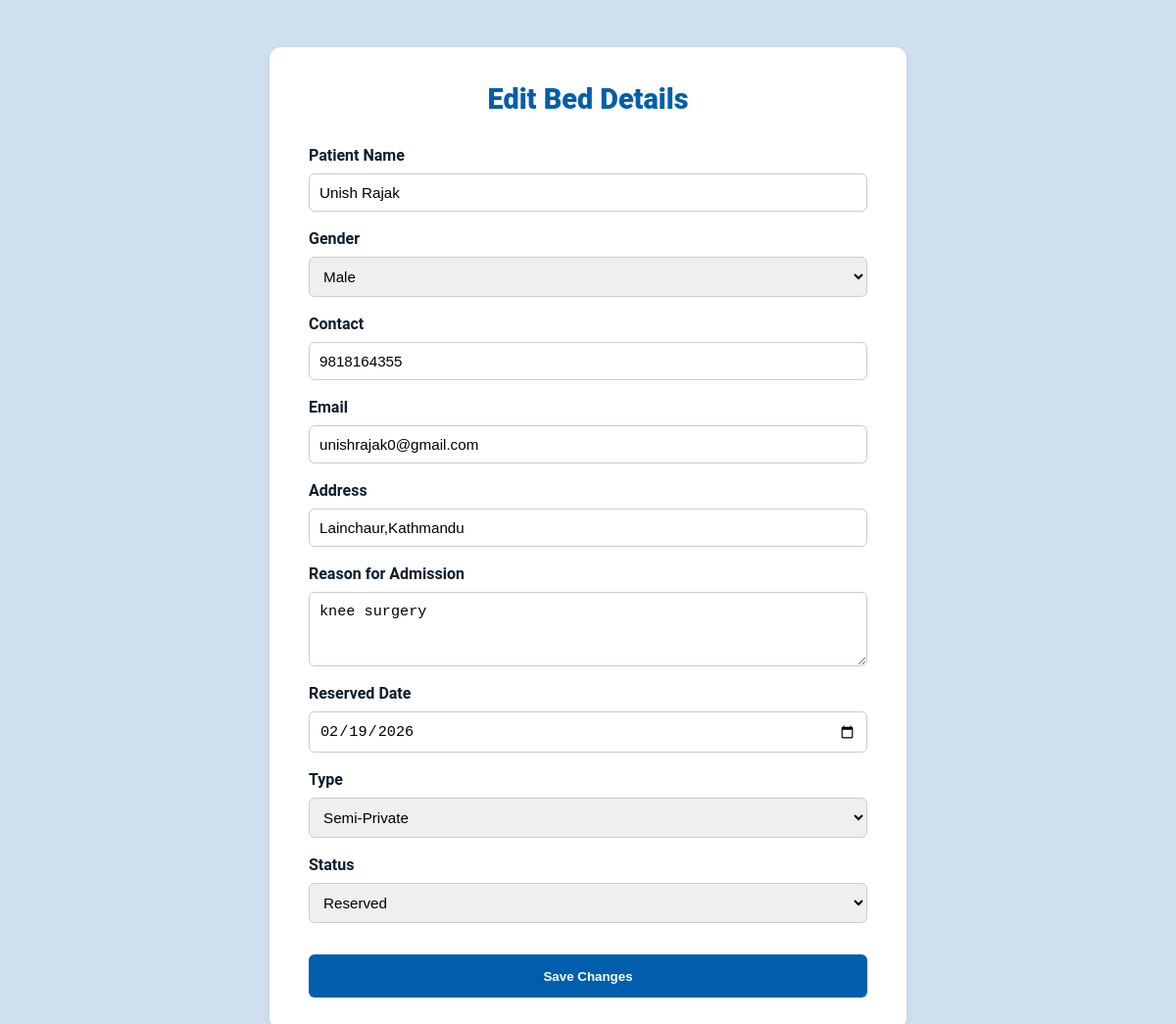
Page /Admin/edit_bed.php?id=21 (signed in) on the committed database.
### tables this page shows
CREATE TABLE `beds` (
  `bed_id` int NOT NULL,
  `user_id` int DEFAULT NULL,
  `patient_name` varchar(100) DEFAULT NULL,
  `gender` enum('male','female','other') DEFAULT NULL,
  `contact` varchar(20) DEFAULT NULL,
  `email` varchar(100) DEFAULT NULL,
  `address` varchar(255) DEFAULT NULL,
  `reason_for_admission` text,
  `reserved_date` date DEFAULT NULL,
  `type` enum('General','Semi-Private','Private') NOT NULL DEFAULT 'General',
  `status` enum('Empty','Reserved','Occupied','Out of Order') NOT NULL DEFAULT 'Empty',
  `created_at` timestamp NULL DEFAULT CURRENT_TIMESTAMP,
  `updated_at` timestamp NULL DEFAULT CURRENT_TIMESTAMP ON UPDATE CURRENT_TIMESTAMP
);

### src/Admin/edit_bed.php (the view, shortened to what this page needs)
<?php
include("../config/db.php");
$bed_id = (int) $_GET['id'];
$stmt = $conn->prepare("SELECT * FROM beds WHERE bed_id = ?");
$stmt->bind_param("i", $bed_id);
$stmt->execute();
$result = $stmt->get_result();
$bed = $result->fetch_assoc();
function e($val) {
    return htmlspecialchars((string) $val, ENT_QUOTES, 'UTF-8');
}
?>
<!DOCTYPE html>
<html lang="en">
<head>
</head>
<body>
<div class="form-container">
  <h2>Edit Bed Details</h2>
  <form method="POST" class="form-grid" id="bedForm" onsubmit="return validateForm();">
    <div class="form-group">
      <label>Patient Name</label>
      <input type="text" name="patient_name" value="<?php echo e($bed['patient_name']); ?>">
    </div>
    <div class="form-group">
      <label>Gender</label>
      <select name="gender">
        <option value="male" <?php echo $bed['gender'] === 'male' ? 'selected' : ''; ?>>Male</option>
      </select>
    </div>
    <div class="form-group">
      <label>Contact</label>
      <input type="text" name="contact" value="<?php echo e($bed['contact']); ?>">
    </div>
    <div class="form-group">
      <label>Email</label>
      <input type="email" name="email" value="<?php echo e($bed['email']); ?>">
    </div>
    <div class="form-group">
      <label>Address</label>
      <input type="text" name="address" value="<?php echo e($bed['address']); ?>">
    </div>
    <div class="form-group">
      <label>Reason for Admission</label>
      <textarea name="reason_for_admission" rows="3"><?php echo e($bed['reason_for_admission']); ?></textarea>
    </div>
    <div class="form-group">
      <label>Reserved Date</label>
      <input type="date" name="reserved_date" value="<?php echo e($bed['reserved_date']); ?>">
    </div>
    <div class="form-group">
      <label>Type</label>
      <select name="type">
        <option value="Semi-Private" <?php echo $bed['type'] === 'Semi-Private' ? 'selected' : ''; ?>>Semi-Private</option>
      </select>
    </div>
    <div class="form-group">
      <label>Status</label>
      <select name="status" id="statusSelect">
        <option value="Reserved" <?php echo $bed['status'] === 'Reserved' ? 'selected' : ''; ?>>Reserved</option>
      </select>
    </div>
    <button type="submit">Save Changes</button>
  </form>
</div>
</body>
</html>

### src/Admin/edit_bed.php (style rules this page uses)
* { box-sizing: border-box; margin: 0; padding: 0; }
body { font-family: Roboto, Segoe UI, sans-serif; background: #cfe1f0; color: #0b1e2d; line-height: 1.5; }
.form-container { max-width: 650px; margin: 3rem auto; background: #fff; padding: 2rem 2.5rem; border-radius: 12px; box-shadow: 0 4px 12px rgba(0,0,0,0.08); }
h2 { text-align: center; margin-bottom: 1.5rem; color: #015eac; font-size: 1.8rem; font-weight: 800; }
.form-grid { display: grid; grid-template-columns: 1fr; gap: 1rem; }
.form-group { display: flex; flex-direction: column; }
.form-group label { font-weight: 600; margin-bottom: 6px; }
.form-group input, .form-group select, .form-group textarea { padding: 10px; border: 1px solid #ccc; border-radius: 6px; font-size: 0.95rem; }
button { background: #015eac; color: #fff; font-weight: 600; padding: 0.9rem; border: none; border-radius: 6px; cursor: pointer; width: 100%; margin-top: 1rem; }

### rows in the picture
beds: patient_name "Unish Rajak", gender "Male", contact "9818164355", email "unishrajak0@gmail.com", address "Lainchaur,Kathmandu", reason_for_admission "knee surgery", reserved_date "02/19/2026", type "Semi-Private", status "Reserved"
